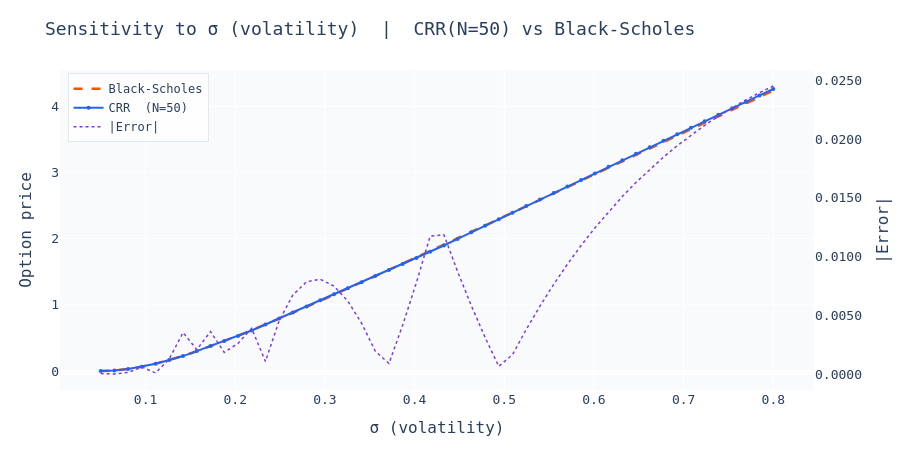
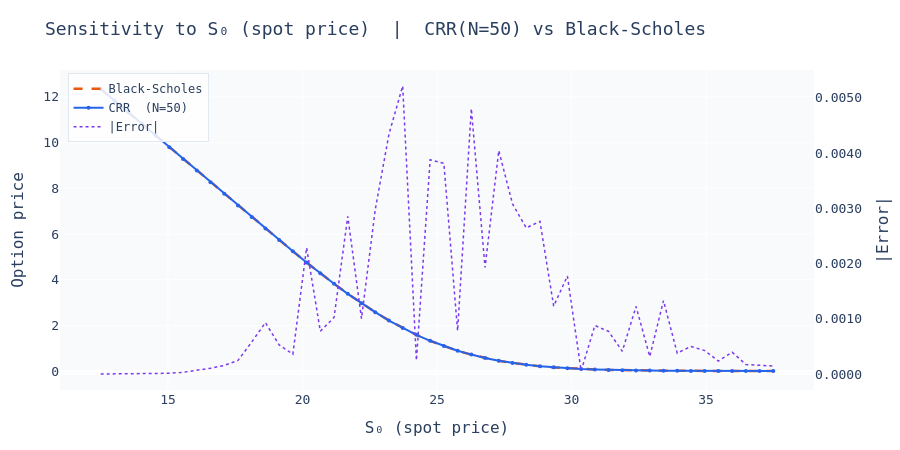

These figures' notebook cell, in order:
### Markdown cell above
### 6.6 · Sensitivity Analysis

The following figures compare Black-Scholes and CRR ($n = 50$) prices as the volatility $\sigma$ and spot price $S_0$ vary, with the absolute pricing error on the secondary axis.

### Code cell
sensitivity_plot(params, vary='sigma', N_crr=50).show()
sensitivity_plot(params, vary='S0',   N_crr=50).show()
